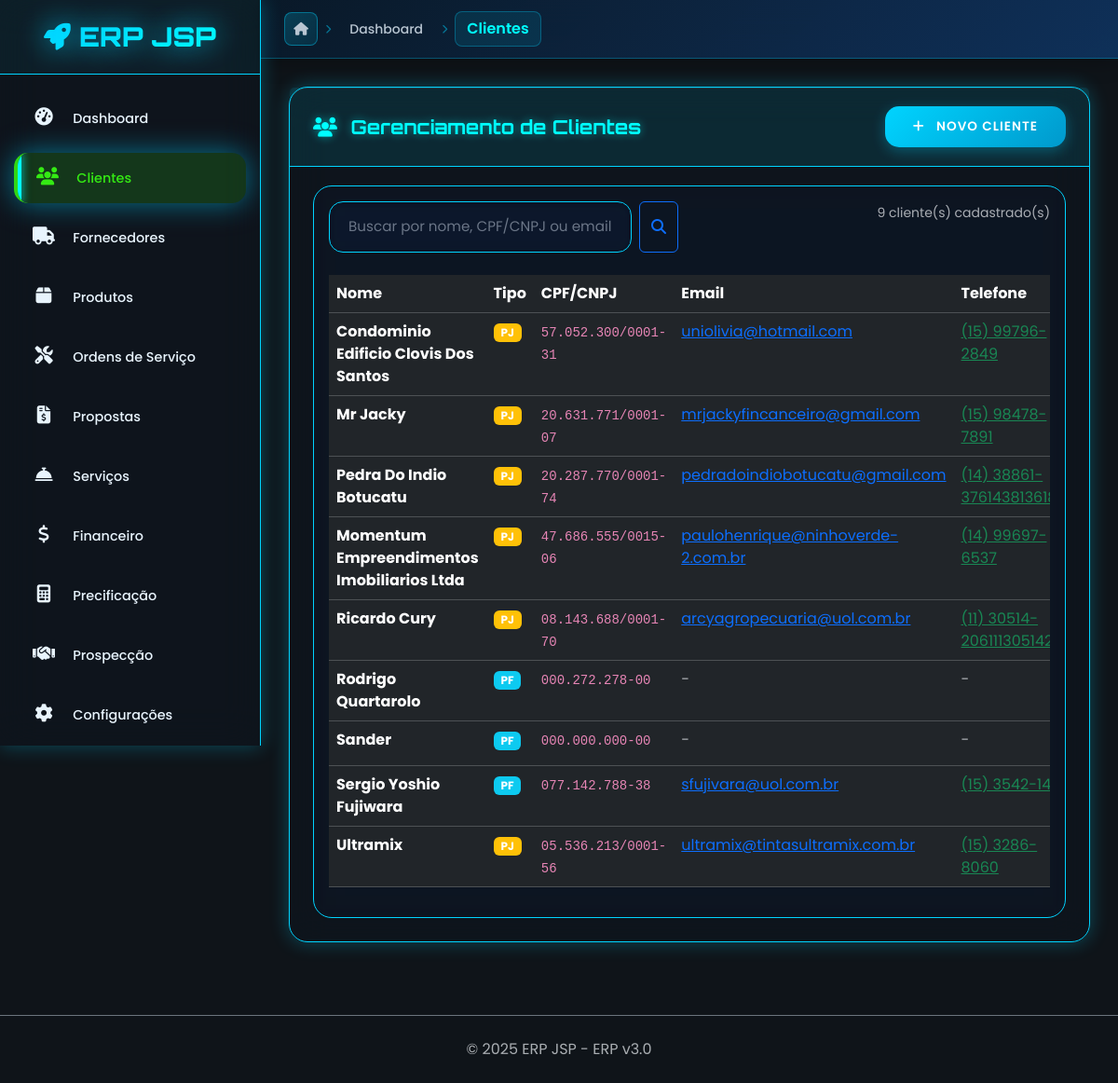
Page /cliente/listar on the earlier database version.
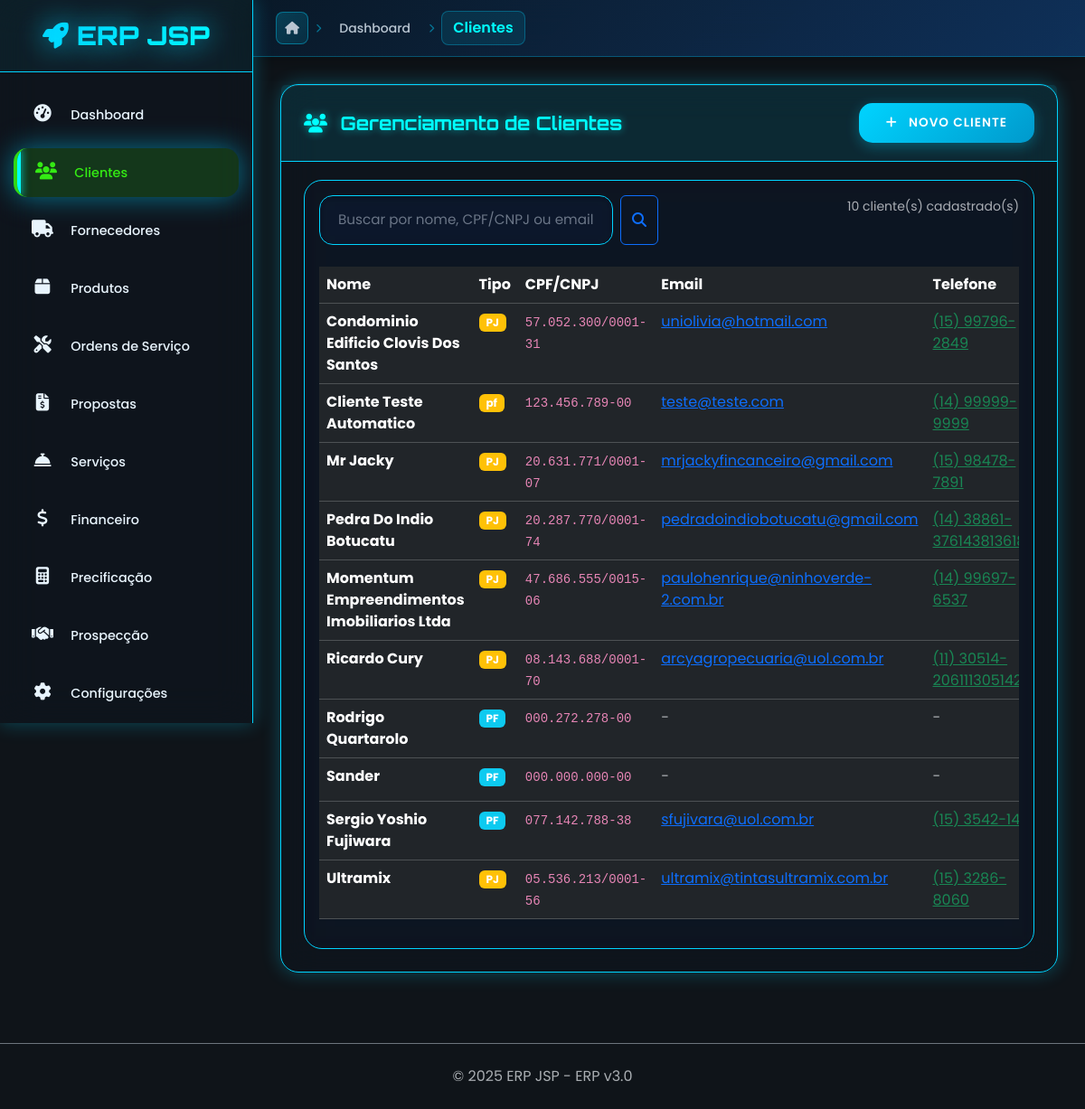
Same page on the later database version.
### app/cliente/cliente_model.py (models this page shows, shortened)
class Cliente(BaseModel):
    __tablename__ = 'clientes'
    nome = db.Column(db.String(150), nullable=False, index=True)
    nome_fantasia = db.Column(db.String(150), index=True)  # Para PJ
    razao_social = db.Column(db.String(200))  # Para PJ
    tipo = db.Column(db.String(20), nullable=False, default='PF')  # PF ou PJ
    cpf_cnpj = db.Column(db.String(20), unique=True, index=True)
    rg_ie = db.Column(db.String(20))
    im = db.Column(db.String(20))  # Inscrição Municipal
    email = db.Column(db.String(150), index=True)
    email_financeiro = db.Column(db.String(150))  # Email específico para cobrança
    telefone = db.Column(db.String(20))
    celular = db.Column(db.String(20))
    whatsapp = db.Column(db.String(20))
    site = db.Column(db.String(200))
    contato_nome = db.Column(db.String(100))  # Nome do responsável
    contato_cargo = db.Column(db.String(100))  # Cargo do responsável
    contato_telefone = db.Column(db.String(20))
    contato_email = db.Column(db.String(150))
    cep = db.Column(db.String(10))
    endereco = db.Column(db.String(200))
    numero = db.Column(db.String(20))
    complemento = db.Column(db.String(100))
    bairro = db.Column(db.String(100))
    cidade = db.Column(db.String(100))
    estado = db.Column(db.String(2))
    pais = db.Column(db.String(50), default='Brasil')
    segmento = db.Column(db.String(100))  # Setor de atuação
    porte_empresa = db.Column(db.String(20))  # MEI, ME, EPP, Grande
    origem = db.Column(db.String(50))  # Como conheceu a empresa
    classificacao = db.Column(db.String(20), default='A')  # A, B, C (qualidade)
    limite_credito = db.Column(db.Numeric(10, 2), default=0)
    forma_pagamento_padrao = db.Column(db.String(50))
    prazo_pagamento_padrao = db.Column(db.Integer, default=30)  # dias
    desconto_padrao = db.Column(db.Numeric(5, 2), default=0)  # %
    data_nascimento = db.Column(db.Date)  # Para PF
    data_fundacao = db.Column(db.Date)  # Para PJ
    genero = db.Column(db.String(20))  # Para PF
    estado_civil = db.Column(db.String(20))  # Para PF
    profissao = db.Column(db.String(100))  # Para PF
    observacoes = db.Column(db.Text)
    observacoes_internas = db.Column(db.Text)  # Não visível em relatórios
    status = db.Column(db.String(20), default='ativo')  # ativo, inativo, bloqueado
    motivo_bloqueio = db.Column(db.String(200))
    @property
    def nome_display(self):
        if self.tipo == 'PJ' and self.nome_fantasia:
            return self.nome_fantasia.title()
        return self.nome.title() if self.nome else ''
    @property
    def documento_formatado(self):
        if not self.cpf_cnpj:
            return ''
        doc = ''.join(filter(str.isdigit, self.cpf_cnpj))
        if len(doc) == 11:  # CPF
            return f'{doc[:3]}.{doc[3:6]}.{doc[6:9]}-{doc[9:]}'
        elif len(doc) == 14:  # CNPJ
            return f'{doc[:2]}.{doc[2:5]}.{doc[5:8]}/{doc[8:12]}-{doc[12:]}'
        return self.cpf_cnpj

### app/cliente/cliente_routes.py (the view)
@cliente_bp.route('/')
@cliente_bp.route('/listar')
def listar():
    busca = request.args.get('busca', '').strip()
    if busca:
        clientes = Cliente.query.filter(
            db.or_(
                Cliente.nome.ilike(f'%{busca}%'),
                Cliente.cpf_cnpj.ilike(f'%{busca}%')
            ),
            Cliente.ativo == True
        ).order_by(Cliente.nome).all()
    else:
        clientes = Cliente.query.filter_by(ativo=True).order_by(Cliente.nome).all()
    cliente11_na_lista = any(c.id == 11 for c in clientes)
    print(f"DEBUG LISTAGEM: {len(clientes)} clientes encontrados")
    print(f"DEBUG: Cliente 11 na lista: {cliente11_na_lista}")
    if not cliente11_na_lista:
        cliente11_direto = Cliente.query.filter_by(id=11).first()
        if cliente11_direto:
            print(f"DEBUG: Cliente 11 existe no banco - Nome: {cliente11_direto.nome}, Ativo: {cliente11_direto.ativo}")
    return render_template('cliente/listar.html', clientes=clientes, busca=busca)

### app/cliente/templates/cliente/listar.html (shortened to what this page needs)
{% extends "base.html" %}
{% block breadcrumb %}
<a href="{{ url_for('painel.dashboard') }}">Dashboard</a>
<span class="breadcrumb-separator"><i class="fas fa-chevron-right"></i></span>
<span class="current-page">Clientes</span>
{% endblock %}
{% block content %}
<div class="row">
    <div class="col-12">
        <div class="card">
            <div class="card-header d-flex justify-content-between align-items-center">
                <h4 class="mb-0">
                    <i class="fas fa-users me-2"></i>
                    Gerenciamento de Clientes
                </h4>
                <a href="{{ url_for('cliente.novo') }}" class="btn btn-primary">
                    <i class="fas fa-plus me-2"></i>
                    Novo Cliente
                </a>
            </div>
            <div class="card-body">
                <div class="row mb-4">
                    <div class="col-md-6">
                        <form method="GET" class="d-flex">
                            <input type="text"
                                   name="busca"
                                   class="form-control me-2"
                                   placeholder="Buscar por nome, CPF/CNPJ ou email..."
                                   value="{{ busca }}"
                                   autocomplete="off">
                            <button type="submit" class="btn btn-outline-primary">
                                <i class="fas fa-search"></i>
                            </button>
                        </form>
                    </div>
                    <div class="col-md-6 text-end">
                        <small class="text-muted">
                            {% if busca %}
                                {{ clientes|length }} cliente(s) encontrado(s) para "{{ busca }}"
                            {% else %}
                                {{ clientes|length }} cliente(s) cadastrado(s)
                            {% endif %}
                        </small>
                    </div>
                </div>
                {% if clientes %}
                <div class="table-responsive">
                    <table class="table table-dark table-hover">
                        <thead>
                            <tr>
                                <th>Nome</th>
                                <th>Tipo</th>
                                <th>CPF/CNPJ</th>
                                <th>Email</th>
                                <th>Telefone</th>
                            </tr>
                        </thead>
                        <tbody>
                            {% for cliente in clientes %}
                            <tr>
                                <td>
                                    <strong>{{ cliente.nome_display }}</strong>
                                </td>
                                <td>
                                    <span class="badge bg-{{ 'info' if cliente.tipo == 'PF' else 'warning' }}">
                                        {{ cliente.tipo }}
                                    </span>
                                </td>
                                <td>
                                    <code>{{ cliente.documento_formatado or '-' }}</code>
                                </td>
                                <td>
                                    {% if cliente.email %}
                                        <a href="mailto:{{ cliente.email }}" class="text-primary">
                                            {{ cliente.email }}
                                        </a>
                                    {% else %}
                                        <span class="text-muted">-</span>
                                    {% endif %}
                                </td>
                                <td>
                                    {% if cliente.celular %}
                                        <a href="tel:{{ cliente.celular }}" class="text-success">
                                            {{ cliente.celular }}
                                        </a>
                                    {% elif cliente.telefone %}
                                        <a href="tel:{{ cliente.telefone }}" class="text-success">
                                            {{ cliente.telefone }}
                                        </a>
                                    {% else %}
                                        <span class="text-muted">-</span>
                                    {% endif %}
                                </td>
                            </tr>
                            {% endfor %}
                        </tbody>
                    </table>
                </div>
                {% endif %}
            </div>
        </div>
    </div>
</div>
{% endblock %}

### app/templates/base.html (shortened to what this page needs)
<!DOCTYPE html>
<html lang="pt-BR" data-bs-theme="dark">
<head>
    <link href="https://cdn.jsdelivr.net/npm/bootstrap@5.3.2/dist/css/bootstrap.min.css" rel="stylesheet">
    <link href="https://cdnjs.cloudflare.com/ajax/libs/font-awesome/6.4.0/css/all.min.css" rel="stylesheet">
    <link href="{{ url_for('static', filename='css/neon-theme.css') }}" rel="stylesheet">
    <link href="{{ url_for('static', filename='css/form-override.css') }}" rel="stylesheet">
    <link href="{{ url_for('static', filename='css/navigation-enhanced-clean.css') }}" rel="stylesheet">
    <link href="{{ url_for('static', filename='css/fix-sidebar.css') }}" rel="stylesheet">
</head>
<body>
    <div class="sidebar" id="sidebar">
        <div class="sidebar-brand">
            <h1>
                <i class="fas fa-rocket"></i>
                {{ COMPANY_NAME }}
            </h1>
        </div>
        <nav class="sidebar-nav">
            <div class="nav-item">
                <a href="{{ url_for('painel.dashboard') }}" class="nav-link">
                    <i class="nav-icon fas fa-tachometer-alt"></i>
                    <span class="nav-text">Dashboard</span>
                </a>
            </div>
            <div class="nav-item">
                <a href="{{ url_for('cliente.listar') }}" class="nav-link">
                    <i class="nav-icon fas fa-users"></i>
                    <span class="nav-text">Clientes</span>
                </a>
            </div>
            <div class="nav-item">
                <a href="{{ url_for('fornecedor.listar') }}" class="nav-link">
                    <i class="nav-icon fas fa-truck"></i>
                    <span class="nav-text">Fornecedores</span>
                </a>
            </div>
            <div class="nav-item">
                <a href="{{ url_for('produto.listar') }}" class="nav-link">
                    <i class="nav-icon fas fa-box"></i>
                    <span class="nav-text">Produtos</span>
                </a>
            </div>
            <div class="nav-item">
                <a href="{{ url_for('ordem_servico.listar') }}" class="nav-link">
                    <i class="nav-icon fas fa-tools"></i>
                    <span class="nav-text">Ordens de Serviço</span>
                </a>
            </div>
            <div class="nav-item">
                <a href="{{ url_for('proposta.listar_propostas') }}" class="nav-link">
                    <i class="nav-icon fas fa-file-invoice-dollar"></i>
                    <span class="nav-text">Propostas</span>
                </a>
            </div>
            <div class="nav-item">
                <a href="{{ url_for('servico.dashboard') }}" class="nav-link">
                    <i class="nav-icon fas fa-concierge-bell"></i>
                    <span class="nav-text">Serviços</span>
                </a>
            </div>
            <div class="nav-item">
                <a href="{{ url_for('financeiro.dashboard') }}" class="nav-link">
                    <i class="nav-icon fas fa-dollar-sign"></i>
                    <span class="nav-text">Financeiro</span>
                </a>
            </div>
            <div class="nav-item">
                <a href="{{ url_for('precificacao.calculadora') }}" class="nav-link">
                    <i class="nav-icon fas fa-calculator"></i>
                    <span class="nav-text">Precificação</span>
                </a>
            </div>
            <div class="nav-item">
                <a href="{{ url_for('prospeccao.dashboard') }}" class="nav-link">
                    <i class="nav-icon fas fa-handshake"></i>
                    <span class="nav-text">Prospecção</span>
                </a>
            </div>
            <div class="nav-item">
                <a href="{{ url_for('configuracao.visualizar') }}" class="nav-link">
                    <i class="nav-icon fas fa-cog"></i>
                    <span class="nav-text">Configurações</span>
                </a>
            </div>
        </nav>
    </div>
    <div class="main-content">
        <div class="topbar-modern">
            <nav class="breadcrumb-modern" aria-label="breadcrumb">
                <a href="{{ url_for('painel.dashboard') }}" class="breadcrumb-home">
                    <i class="fas fa-home"></i>
                </a>
                <span class="breadcrumb-separator"><i class="fas fa-chevron-right"></i></span>
                {% block breadcrumb %}{% endblock %}
            </nav>
        </div>
        <div class="content-wrapper">
            {% block content %}{% endblock %}
        </div>
    </div>
    <footer class="mt-5 py-4 text-center text-muted border-top border-secondary">
        <div class="container">
            <p class="mb-0">
                &copy; 2025 {{ COMPANY_NAME }} - ERP v{{ SYSTEM_VERSION }}
            </p>
        </div>
    </footer>
</body>
</html>

Differences in the rows shown:
added Cliente: nome_display "Cliente Teste Automatico", tipo "pf", cpf_cnpj "123.456.789-00", email "teste@teste.com", telefone "(14) 99999-9999"
Other differences:
{{ clientes|length }}: "9" → "10"
